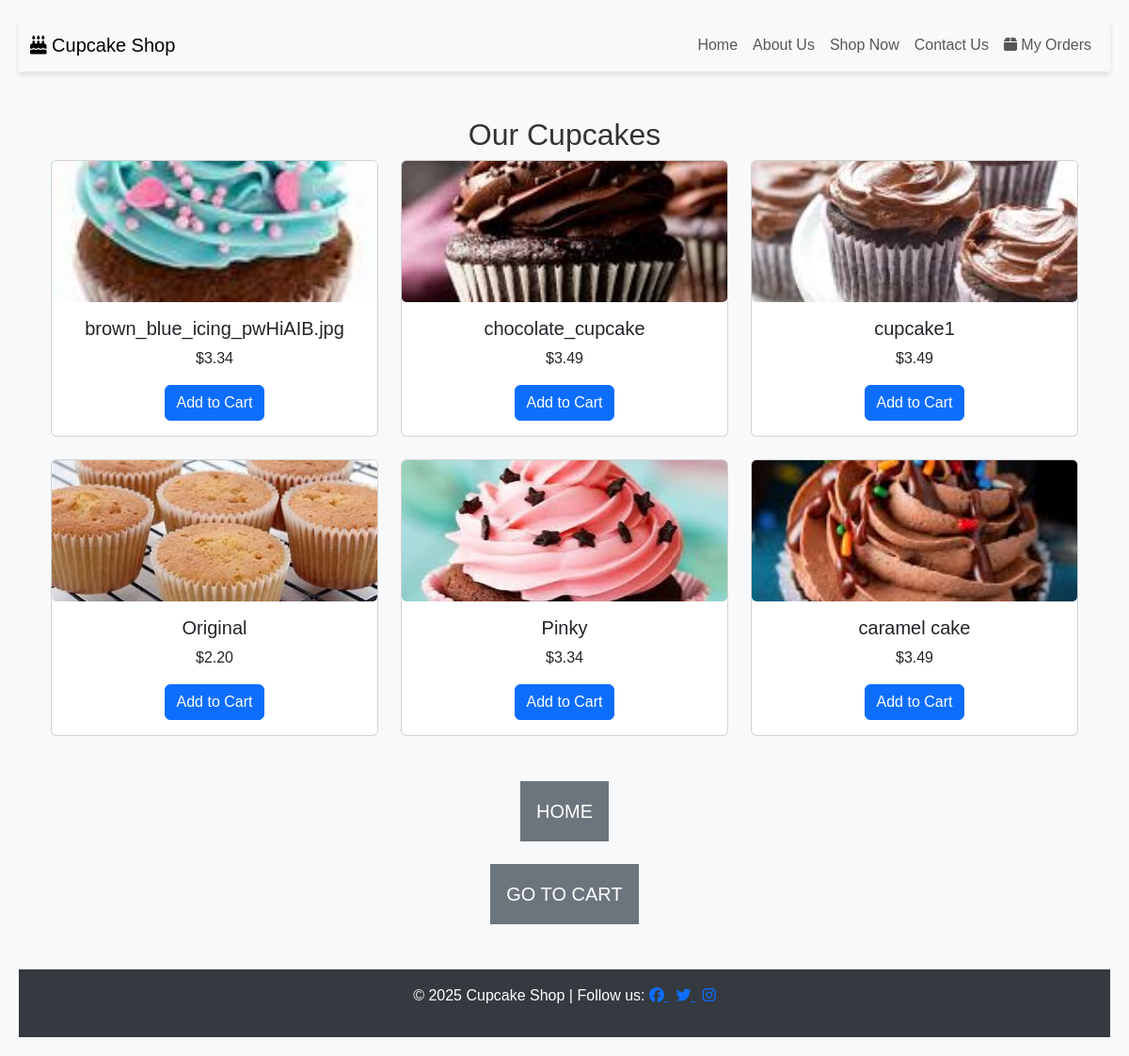
The app's page /shop/ with its own data.
### shop/models.py (models this page shows, shortened)
class Cupcake(models.Model):
    name = models.CharField(max_length=100)
    description = models.TextField()
    price = models.DecimalField(max_digits=6, decimal_places=2)
    category = models.ForeignKey(
        Category, on_delete=models.CASCADE, related_name="cupcakes"
    )
    image = models.ImageField(upload_to="cupcakes/")
    created_at = models.DateTimeField(auto_now_add=True)

### shop/views.py (the view)
# urls.py: path('', include('shop.urls')),
def shop(request):
    cupcakes = Cupcake.objects.all()
    return render(request, 'shop/shop.html', {'cupcakes': cupcakes})

### shop/templates/shop/shop.html (shortened to what this page needs)
{% extends 'base.html' %}
{% block content %}
<div class="container">
    <h2 class="text-center mt-4">Our Cupcakes</h2>
    <div class="row">
        {% for cupcake in cupcakes %}
        <div class="col-md-4">
            <div class="card mb-4">
                <img src="{{ cupcake.image.url }}" class="card-img-top" alt="{{ cupcake.name }}">
                <div class="card-body">
                    <h5 class="card-title">{{ cupcake.name }}</h5>
                    <p class="card-text">${{ cupcake.price }}</p>
                    <a href="{% url 'add_to_cart' cupcake.id %}" class="btn btn-primary">Add to Cart</a>
                </div>
            </div>
        </div>
        {% empty %}
        <p>No cupcakes available.</p>
        {% endfor %}
    </div>
    <div class="text-center mt-4">
        <a href="{% url 'home' %}" class="btn btn-secondary btn-lg rounded-0 text-uppercase py-3">Home</a>
    </div>
    <div class="text-center mt-4">
        <a href="{% url 'view_cart' %}" class="btn btn-secondary btn-lg rounded-0 text-uppercase py-3">Go to Cart</a>
    </div>
</div>
{% endblock %}

### static/css/style.css (style rules this page uses)
body { font-family: 'Arial', sans-serif; background-color: #f9f9f9; margin: 0; padding: 0; text-align: center; }
body { font-family: Arial, sans-serif; background-color: #f8f9fa; margin: 0; padding: 20px; }
h2 { color: #333; }
img { width: 150px; height: 150px; object-fit: cover; border-radius: 5px; }

### records on screen
Cupcake: image (picture), name "brown_blue_icing_pwHiAIB.jpg", price "3.34"
Cupcake: image (picture), name "chocolate_cupcake", price "3.49"
Cupcake: image (picture), name "cupcake1", price "3.49"
Cupcake: image (picture), name "Original", price "2.20"
Cupcake: image (picture), name "Pinky", price "3.34"
Cupcake: image (picture), name "caramel cake", price "3.49"
